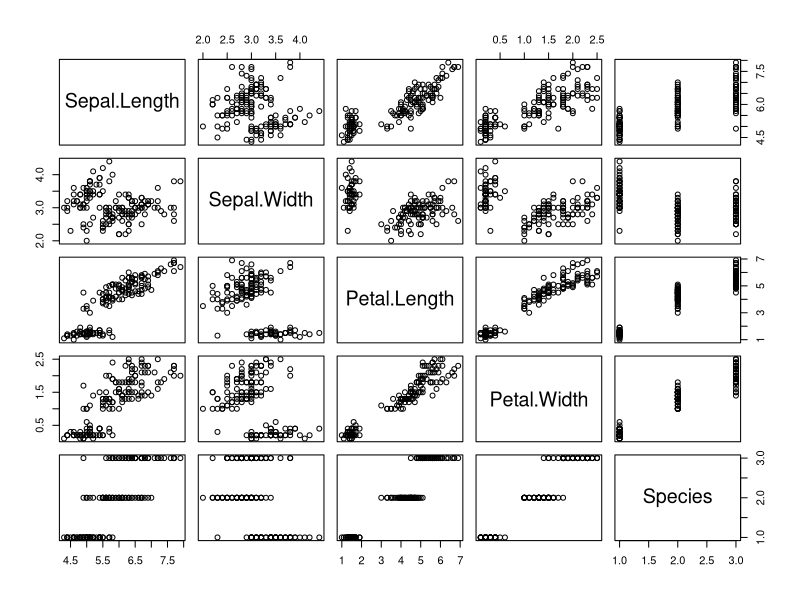
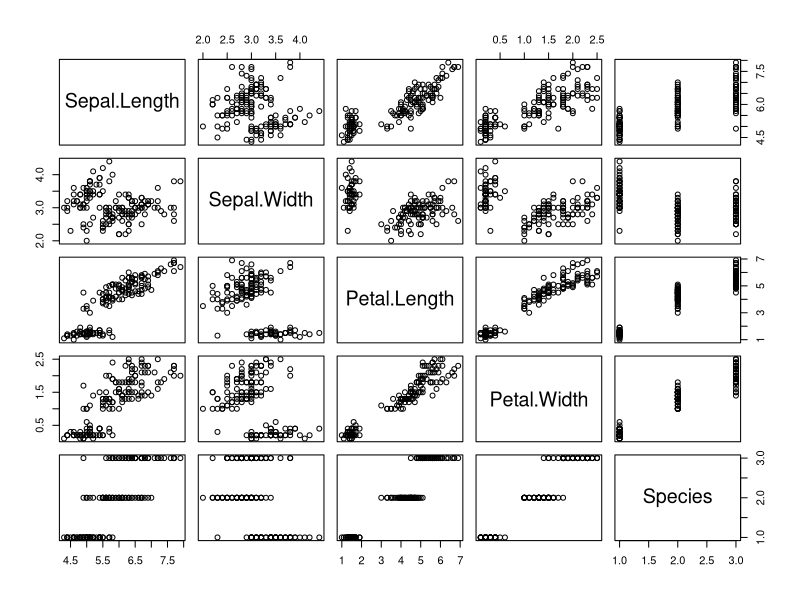
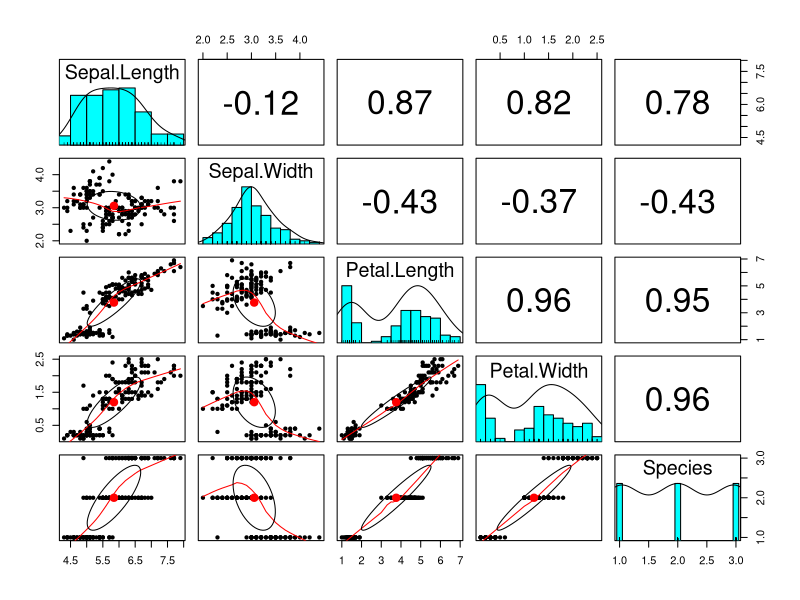

Here is the R script that generated these plots, in order:
#Test with IRIS dataset
library(psych)
data("iris")
summary(iris)
str(iris)
head(iris)
head(iris[60:70,])
pairs(iris)
pairs.default(iris)
pairs.panels(iris)
